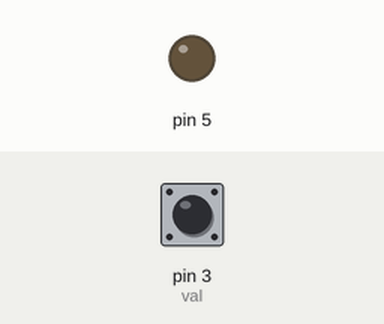
Simulated run of this program. Board: Raspberry Pi (header pin numbers). Parts: output pins drawn as LEDs (lit = HIGH). Inputs (shaded band) come from the test bench; at power-on: pin 3 (val) HIGH.

Above: at 1.2 s.
1.3 s: pin 3 (val) pulled LOW for 0.15 s
At 1.37 s:
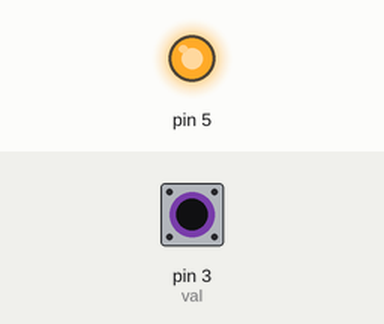
2.9 s: pin 3 (val) pulled LOW for 3.2 s
At 6.4 s:
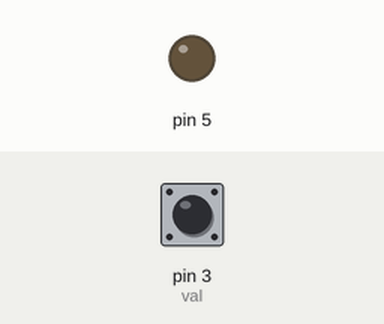
Timing chart, 0 to 7.9 s (numbered marks = the images above; inputs shaded):
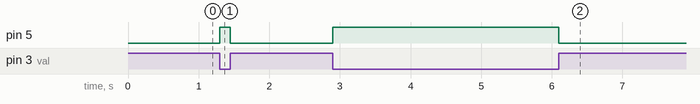

The program:

irsensor.py
```python
import RPi.GPIO as GPIO
import time

GPIO.setmode(GPIO.BOARD)
GPIO.setup(3, GPIO.IN)
GPIO.setup(5, GPIO.OUT)

while True:
    val = GPIO.input(3)
    if val == 0:
        GPIO.output(5,GPIO.HIGH)
    else:
        GPIO.output(5,GPIO.LOW)
```

Measured:
- after the input at 1.3 s, pin 5: LOW → HIGH at once, → LOW 0.15 s later
- after the input at 2.9 s, pin 5: LOW → HIGH at once, → LOW 3.2 s later
